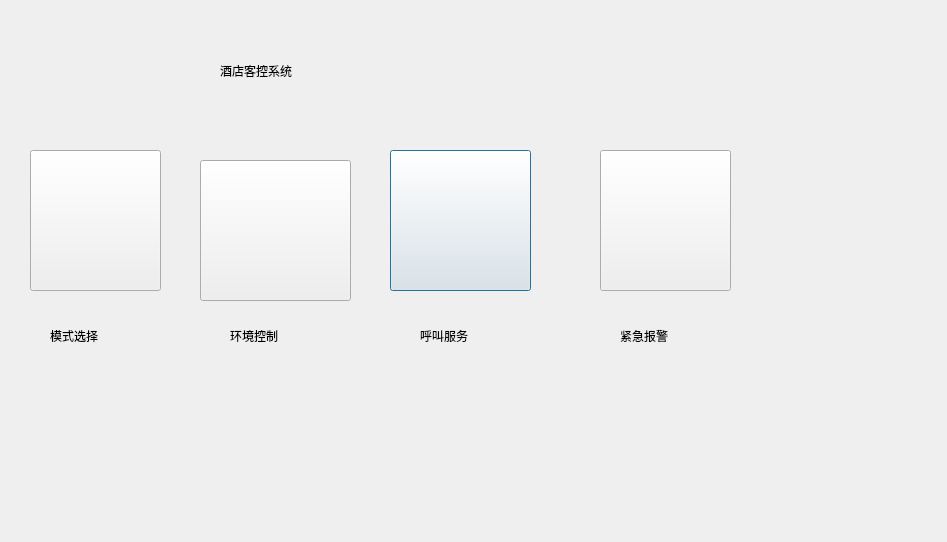
<?xml version="1.0" encoding="UTF-8"?>
<ui version="4.0">
 <class>home</class>
 <widget class="QDialog" name="home">
  <property name="geometry">
   <rect>
    <x>0</x>
    <y>0</y>
    <width>947</width>
    <height>542</height>
   </rect>
  </property>
  <property name="windowTitle">
   <string>Dialog</string>
  </property>
  <widget class="QLabel" name="label_6">
   <property name="geometry">
    <rect>
     <x>420</x>
     <y>310</y>
     <width>121</width>
     <height>51</height>
    </rect>
   </property>
   <property name="styleSheet">
    <string notr="true">font: 75 15pt &quot;Century Schoolbook L&quot;;
</string>
   </property>
   <property name="text">
    <string>呼叫服务</string>
   </property>
  </widget>
  <widget class="QLabel" name="label_5">
   <property name="geometry">
    <rect>
     <x>620</x>
     <y>310</y>
     <width>111</width>
     <height>51</height>
    </rect>
   </property>
   <property name="styleSheet">
    <string notr="true">font: 75 15pt &quot;Century Schoolbook L&quot;;
</string>
   </property>
   <property name="text">
    <string>紧急报警</string>
   </property>
  </widget>
  <widget class="QPushButton" name="pushButton_3">
   <property name="geometry">
    <rect>
     <x>390</x>
     <y>150</y>
     <width>141</width>
     <height>141</height>
    </rect>
   </property>
   <property name="styleSheet">
    <string notr="true">border-image: url(:/pic/Call/dianhua.png);</string>
   </property>
   <property name="text">
    <string/>
   </property>
  </widget>
  <widget class="QLabel" name="label_3">
   <property name="geometry">
    <rect>
     <x>50</x>
     <y>310</y>
     <width>121</width>
     <height>51</height>
    </rect>
   </property>
   <property name="styleSheet">
    <string notr="true">font: 75 15pt &quot;Century Schoolbook L&quot;;
</string>
   </property>
   <property name="text">
    <string>模式选择</string>
   </property>
  </widget>
  <widget class="QPushButton" name="pushButton_2">
   <property name="geometry">
    <rect>
     <x>200</x>
     <y>160</y>
     <width>151</width>
     <height>141</height>
    </rect>
   </property>
   <property name="styleSheet">
    <string notr="true">border-image: url(:/pic/EquipmentControl/shebei.png);</string>
   </property>
   <property name="text">
    <string/>
   </property>
  </widget>
  <widget class="QLabel" name="label_2">
   <property name="geometry">
    <rect>
     <x>220</x>
     <y>10</y>
     <width>441</width>
     <height>121</height>
    </rect>
   </property>
   <property name="styleSheet">
    <string notr="true">font: 75 36pt &quot;Century Schoolbook L&quot;;
</string>
   </property>
   <property name="text">
    <string>酒店客控系统</string>
   </property>
  </widget>
  <widget class="QPushButton" name="pushButton_4">
   <property name="geometry">
    <rect>
     <x>600</x>
     <y>150</y>
     <width>131</width>
     <height>141</height>
    </rect>
   </property>
   <property name="styleSheet">
    <string notr="true">border-image: url(:/pic/SOS/sos.png);</string>
   </property>
   <property name="text">
    <string/>
   </property>
  </widget>
  <widget class="QLabel" name="label_4">
   <property name="geometry">
    <rect>
     <x>230</x>
     <y>310</y>
     <width>121</width>
     <height>51</height>
    </rect>
   </property>
   <property name="styleSheet">
    <string notr="true">font: 75 15pt &quot;Century Schoolbook L&quot;;
</string>
   </property>
   <property name="text">
    <string>环境控制</string>
   </property>
  </widget>
  <widget class="QPushButton" name="pushButton">
   <property name="geometry">
    <rect>
     <x>30</x>
     <y>150</y>
     <width>131</width>
     <height>141</height>
    </rect>
   </property>
   <property name="styleSheet">
    <string notr="true">border-image: url(:/pic/ModelControl/model.png);
</string>
   </property>
   <property name="text">
    <string/>
   </property>
  </widget>
 </widget>
 <resources/>
 <connections/>
</ui>
